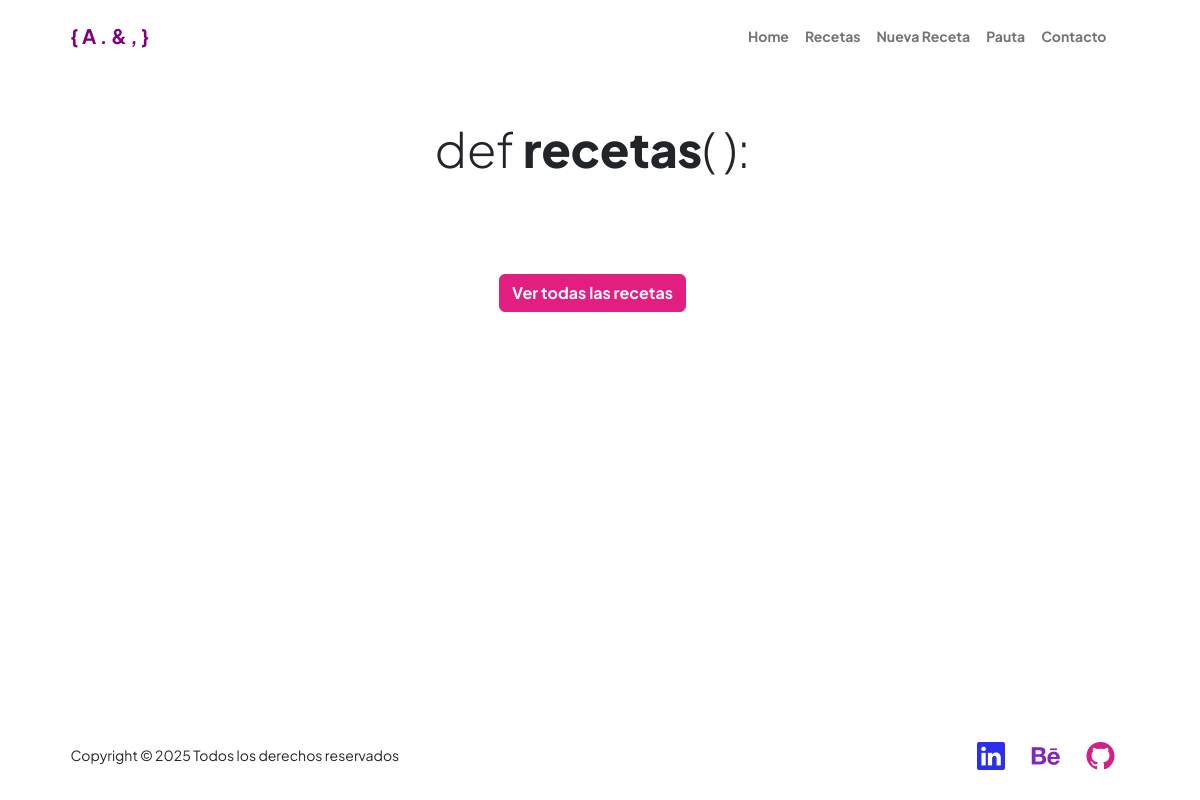
/recetas, run on an earlier commit of the app's database.
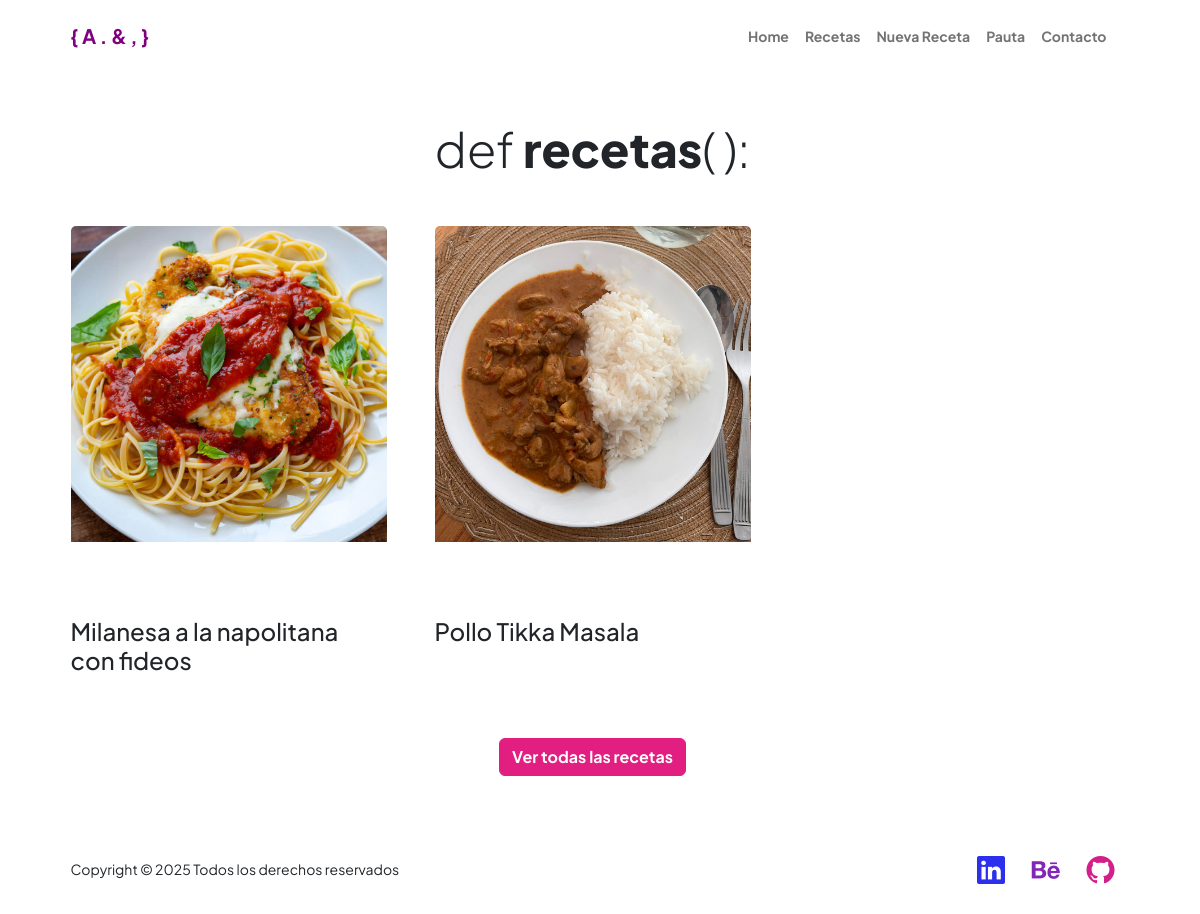
And on a later commit of the database.
### portfolio/models.py (models this page shows, shortened)
class Receta(models.Model):
    titulo = models.CharField(max_length=100)
    foto = models.ImageField(upload_to='recetas/', blank=True, null=True)
    receta = RichTextField()

### portfolio/views.py (the view)
# urls.py: path('recetas', views.recetas, name='recetas'),
def recetas(request):
    recetas = Receta.objects.all()
    return render(request, "portfolio/recetas.html", {'recetas': recetas})

### portfolio/templates/portfolio/recetas.html (shortened to what this page needs)
{%  extends 'portfolio/padre.html' %}
{% load static %}
{% block contenido %}
<link rel="stylesheet" href="https://unpkg.com/bs-brain@2.0.4/components/blogs/blog-5/assets/css/blog-5.css">
<section class="bsb-blog-5 py-3 py-md-5 py-xl-8">
    <div class="container px-5">
        <div class="row justify-content-md-center">
        <div class="col-12 col-md-10 col-lg-8 col-xl-7 col-xxl-6">
            <h2 class="display-5 mb-4 mb-md-5 text-center">def <span style="font-weight: 900;">recetas</span>( ):</h2>
        </div>
        </div>
    </div>
        <div class="container px-5 overflow-hidden">
            <div class="row gy-3 gy-md-4 gx-xl-5 gy-xl-5 gx-xxl-8 gy-xxl-8">
                {% for receta in recetas %}
                <div class="col-12 col-lg-4">
                    <article>
                        <div class="card border-0 bg-transparent">
                            <figure class="card-img-top mb-3 overflow-hidden bsb-overlay-hover">
                                <a href="{% url 'detalle_receta' receta.pk %}">
                                    <div class="ratio ratio-1x1">
                                        {% if receta.foto %}
                                            <img class="img-fluid bsb-scale" loading="lazy" src="{{ receta.foto.url }}" alt="{{ receta.titulo }}" style="object-fit: cover">
                                        {% else %}
                                            <img class="img-fluid bsb-scale" loading="lazy" src="{% static 'portfolio/img/imagen_default.jpg' %}" alt="Sin imagen" style="object-fit: cover">
                                        {% endif %}
                                    </div>
                                </a>
                                <figcaption>
                                    <svg xmlns="http://www.w3.org/2000/svg" width="32" height="32" fill="currentColor" class="bi bi-eye text-white bsb-hover-fadeInLeft" viewBox="0 0 16 16">
                                        <path d="..." />
                                    </svg>
                                    <h4 class="h6 text-white bsb-hover-fadeInRight mt-0">{ A . & , }</h4>
                                </figcaption>
                            </figure>
                            <div class="card-body m-0 p-0">
                                <div class="entry-header mb-3">
                                    <h2 class="card-title entry-title h4 m-0">
                                        <a class="link-dark text-decoration-none" href="{% url 'detalle_receta' receta.pk %}">{{ receta.titulo }}</a>
                                    </h2>
                                </div>
                            </div>
                        </div>
                    </article>
                </div>
                {% endfor %}
            </div>
        </div>
    <div class="container">
        <div class="row">
        <div class="col text-center">
            <a href="#!" class="btn btn-secondary mt-5 text-white fw-bold">Ver todas las recetas</a>
        </div>
        </div>
    </div>
</section>
{% endblock %}

### portfolio/templates/portfolio/padre.html (shortened to what this page needs)
<!DOCTYPE html>
<html lang="en">
    <head>
        {% load static %}
        <link href="https://cdn.jsdelivr.net/npm/bootstrap-icons@1.8.1/font/bootstrap-icons.css" rel="stylesheet" />
        <link href="{%static 'css/styles.css' %}" rel="stylesheet" />
        <link href="https://cdn.quilljs.com/1.3.6/quill.snow.css" rel="stylesheet">
    </head>
    <body class="d-flex flex-column h-100">
        <nav class="navbar navbar-expand-lg navbar-light bg-white py-3">
            <div class="container px-5">
                <a class="navbar-brand" href="{% url 'index' %}"><span class="fw-bolder" style="color: purple">{ A . & , }</span></a>
                <div class="collapse navbar-collapse" id="navbarSupportedContent">
                    <ul class="navbar-nav ms-auto mb-2 mb-lg-0 small fw-bolder">
                        <li class="nav-item"><a class="nav-link" href="{% url 'index' %}">Home</a></li>
                        <li class="nav-item"><a class="nav-link" href="{% url 'recetas' %}">Recetas</a></li>
                        <li class="nav-item"><a class="nav-link" href="{% url 'crear_receta' %}">Nueva Receta</a></li>
                        <li class="nav-item"><a class="nav-link" href="{% url 'pauta' %}">Pauta</a></li>
                        <li class="nav-item"><a class="nav-link" href="{% url 'contacto' %}">Contacto</a></li>
                    </ul>
                </div>
            </div>
        </nav>
        <main>
            {% block contenido %}{% endblock %}
        </main>
        <footer class="bg-white py-4 mt-auto">
            <div class="container px-5">
                <div class="row align-items-center justify-content-between flex-column flex-sm-row">
                    <div class="col-auto"><div class="small m-0">Copyright &copy; 2025 Todos los derechos reservados </div></div>
                    <div class="col-lg-6 h-100 text-center text-lg-end my-auto">
                        <ul class="list-inline mb-0">
                            <li class="list-inline-item me-4">
                                <a href="https://www.linkedin.com/in/matiaslucewicz/" target="_blank" rel="noopener noreferrer" style="color: #2c2feb"><i class="bi-linkedin fs-3"></i></a>
                            </li>
                            <li class="list-inline-item me-4">
                                <a href="https://www.behance.net/matiasluc" target="_blank" rel="noopener noreferrer" style="color: #8326b7"><i class="bi-behance fs-3"></i></a>
                            </li>
                            <li class="list-inline-item">
                                <a href="https://github.com/matiluc/" target="_blank" rel="noopener noreferrer" style="color: #d21f89"><i class="bi-github fs-3"></i></a>
                            </li>
                        </ul>
                    </div>
                </div>
            </div>
        </footer>
    </body>
</html>

What changed in the data, as far as the page shows it:
added Receta: foto (picture), titulo "Milanesa a la napolitana con fideos"
added Receta: foto (picture), titulo "Pollo Tikka Masala"
